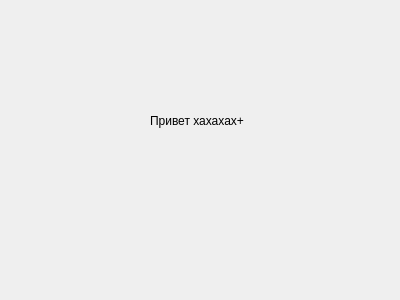
<?xml version="1.0" encoding="UTF-8"?>
<ui version="4.0">
 <class>SecondWindow</class>
 <widget class="QDialog" name="SecondWindow">
  <property name="geometry">
   <rect>
    <x>0</x>
    <y>0</y>
    <width>400</width>
    <height>300</height>
   </rect>
  </property>
  <property name="windowTitle">
   <string>Dialog</string>
  </property>
  <widget class="QLabel" name="label">
   <property name="geometry">
    <rect>
     <x>150</x>
     <y>100</y>
     <width>101</width>
     <height>41</height>
    </rect>
   </property>
   <property name="text">
    <string>Привет хахахах+</string>
   </property>
  </widget>
 </widget>
 <resources/>
 <connections/>
</ui>
